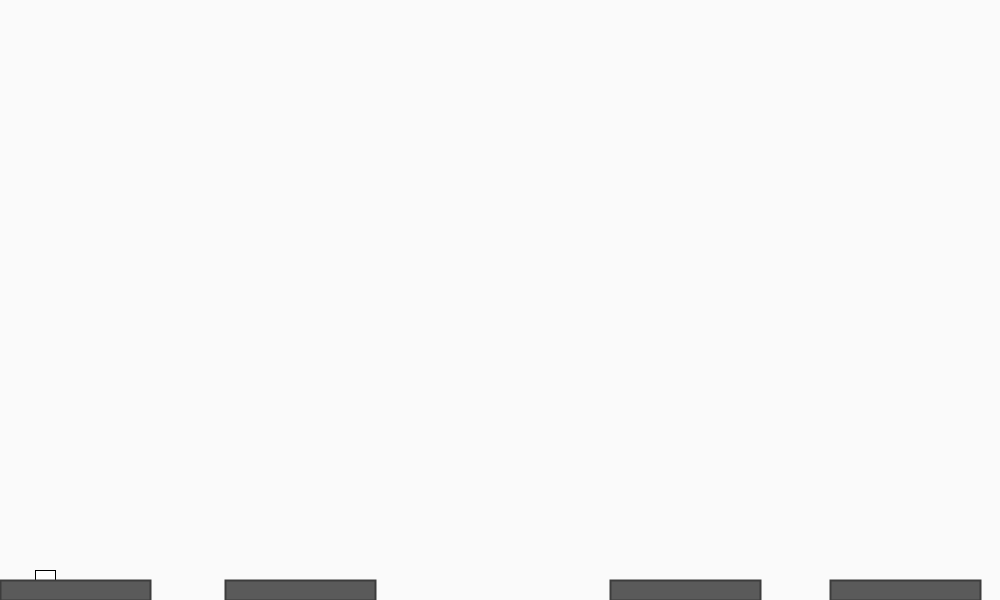
Frame 1 (no input)
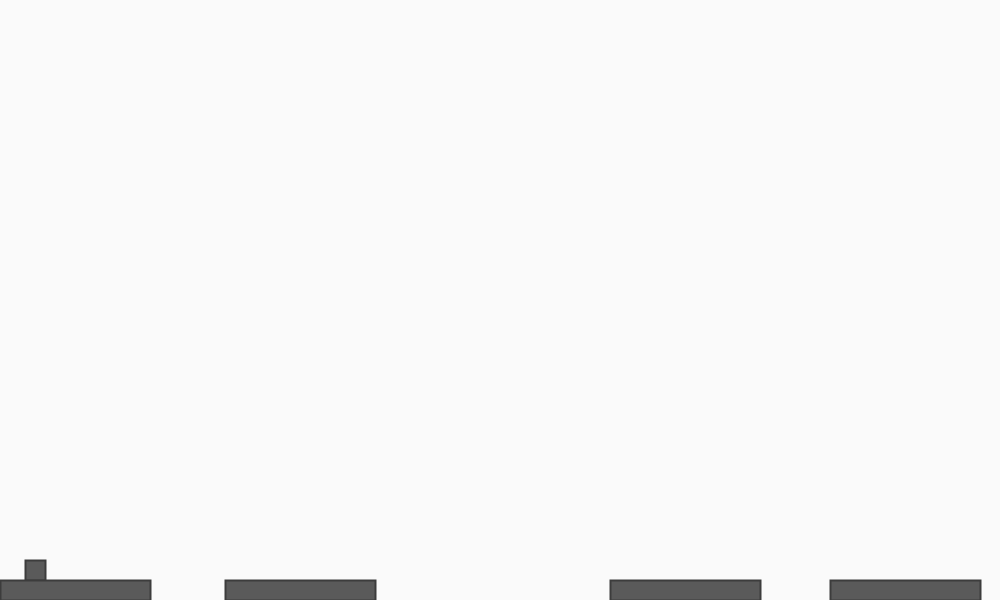
Frame 60 (the mouse pressed at the canvas centre just before this capture)
Frame 120 (the mouse held since frame 60 and released just before this capture): identical to frame 60, image omitted

The Processing sketch that drew these frames (run headless with seeded random() and noise(); from frame 60 on, the mouse is pressed at the canvas centre):

// Processing sketch: Eksamens_Spil__7_2
// ── Eksamens_Spil__7_2.pde
int Xpos = 35;
int Ypos = 570;
int Yspeed = 50;

level lane1,lane2,lane3,lane4;

void setup() {
  smooth();
  size(1000,600);
  lane1 = new level(75,590);
  lane2 = new level(300,590);
  lane3 = new level(685,590);
  lane4 = new level(905,590);

}

void draw() {
  background(250);
  player();
  lane1.lane();
  lane2.lane();
  lane3.lane();
  lane4.lane();
  
}

void player() {
  rect(Xpos,Ypos,20,20);
  rectMode(CENTER);
  fill(90);
  stroke(60);
  strokeWeight(2); 
  playerMove();
  playerBoundaries();
  
}

void playerMove() {  
  if (Ypos >= 570) {Ypos = 570;}
  else Ypos += 1;
  if (Ypos <= 520) {Ypos = 570;}
  else Ypos -= 0;
  if (Ypos <= 520) {Xpos = +20;}
  else Xpos -= 0;

}
  
void playerBoundaries () {   
   if (Xpos <= 0 || Xpos >= width) {Xpos = 0;};
    
}    

void keyPressed() {
  if (key == CODED) {
  if (keyCode == LEFT) {Xpos -= 10;}  
  if (keyCode == RIGHT) {Xpos += 10;}  
  if (keyCode == UP) {Ypos -= 50;} 

}
}

// ── Class_bane.pde
class level {

  int XgoundLevel,YgoundLevel; 
 
  level(int Xg1, int Yg1) {
  XgoundLevel = Xg1;
  YgoundLevel = Yg1;
}
 void lane() {
 rect(XgoundLevel,YgoundLevel,150,20);
 
}

}
